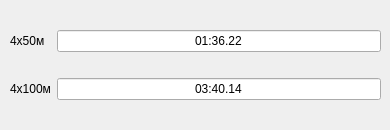
         <widget class="QWidget" name="tab_33">
          <attribute name="title">
           <string>Змішані</string>
          </attribute>
          <widget class="QWidget" name="layoutWidget">
           <property name="geometry">
            <rect>
             <x>10</x>
             <y>10</y>
             <width>371</width>
             <height>111</height>
            </rect>
           </property>
           <layout class="QGridLayout" name="gridLayout_4">
            <item row="0" column="0">
             <widget class="QLabel" name="label_133">
              <property name="text">
               <string>4х50м</string>
              </property>
             </widget>
            </item>
            <item row="0" column="1">
             <widget class="QLineEdit" name="lineEdit_25m_Complex_Mixed_4x50">
              <property name="text">
               <string>01:36.22</string>
              </property>
              <property name="alignment">
               <set>Qt::AlignCenter</set>
              </property>
             </widget>
            </item>
            <item row="1" column="0">
             <widget class="QLabel" name="label_210">
              <property name="text">
               <string>4х100м</string>
              </property>
             </widget>
            </item>
            <item row="1" column="1">
             <widget class="QLineEdit" name="lineEdit_25m_Complex_Mixed_4x100">
              <property name="text">
               <string>03:40.14</string>
              </property>
              <property name="alignment">
               <set>Qt::AlignCenter</set>
              </property>
             </widget>
            </item>
           </layout>
          </widget>
         </widget>
